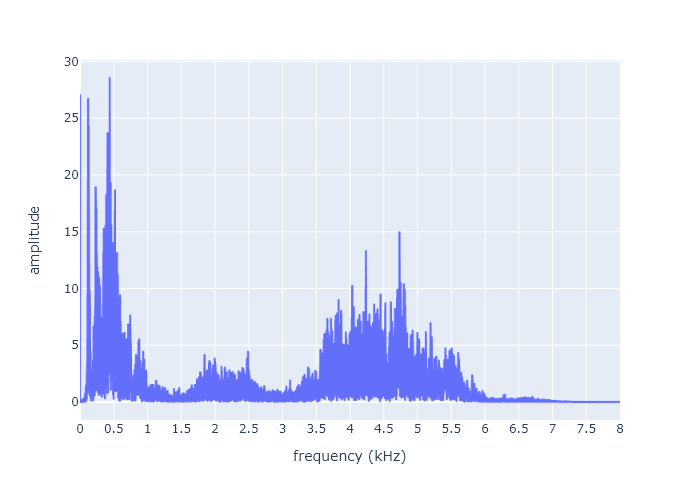

Write the Python code that produced this figure.
import os
import numpy as np
import pandas as pd
import plotly.express as px
from scipy.fftpack import fft

data = pd.read_csv([file for file in os.listdir()][0])

# Source for this Fourier transformation: https://stackoverflow.com/a/23378284
a = np.array(data['pres']) # load the data
b = [ele/2**16 for ele in a] # this is 16-bit track, b is now normalized on [-1,1)
c = fft(b) # calculate fourier transform (complex numbers list)
d = int(len(c)/2) # you only need half of the fft list (real signal symmetry)
k = np.arange(len(a))
T = len(data)/16000 # where 16,000 is the sampling frequency
frqLabel = k/T

result = pd.DataFrame()
result['frequency (kHz)'] = frqLabel[:(d-1)]/1000 # Convert frequencies from Hz to kHz
result['amplitude'] = abs(c[:(d-1)])

fig = px.line(result, x='frequency (kHz)', y='amplitude')
fig.update_layout(xaxis=dict(dtick=0.5))

# Works only when installing kaleido as "pip install kaleido==0.2.1.post1"
# Discussion: https://github.com/plotly/Kaleido/issues/134
fig.write_image("fourier.png")

result = result.sort_values(by='amplitude', ascending=False)
result = result.reset_index()

amplitude1 = result['amplitude'].loc[0]
frequency1 = result['frequency (kHz)'].loc[0]
amplitude2 = result['amplitude'].loc[1]
frequency2 = result['frequency (kHz)'].loc[1]
amplitude3 = result['amplitude'].loc[2]
frequency3 = result['frequency (kHz)'].loc[2]

print('The stats for the three biggest peeks are:')
print(f'    - amp1:     {amplitude1}')
print(f'    - freq1:    {frequency1}')
print(f'    - amp2:     {amplitude2}')
print(f'    - freq2:    {frequency2}')
print(f'    - amp3:     {amplitude3}')
print(f'    - freq3:    {frequency3}')
